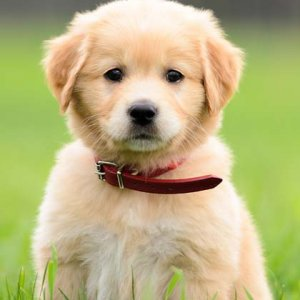
#> input picture HW2/dog.jpg, 300 x 300 px
$ jupyter execute --allow-errors ex234.ipynb   (older library calls are emulated)
#> lines starting #> are read from the running program, lines starting #| are printed output that depends on the picture; after the words box and inside, x2 and y2 are one past the last pixel; in counts of white or black regions, pixels touching at a corner belong together
[cell 1]
import io
import ipywidgets as widgets
import matplotlib.pyplot as plt
import PIL.Image
import numpy as np
import urllib
from skimage.transform import resize
from matplotlib.image import imread
import os
from IPython.display import display
from skimage import io as io_url
import cv2
import numpy as np
from PIL import Image
from scipy.fft import fft2, ifft2, fftshift, ifftshift

[cell 2]
# Create image widgets
image3_spatial = widgets.Image(format='png', width=500, height=500, description='Spatial')
image3_freq    = widgets.Image(format='png', width=500, height=500, description='Frequency')
sidebyside     = widgets.HBox([image3_spatial, image3_freq])

# Create slider/select widgets
slider_inner   = widgets.FloatSlider(value=0,      min=0, max=1,      step=0.01, description='Inner radius')
slider_outer   = widgets.FloatSlider(value=1.44/2, min=0, max=1.44/2, step=0.01, description='Outer radius')

buf            = io.BytesIO()

orig_img = io_url.imread('dog.jpg')
#> orig_img is the input picture: shape (300, 300, 3); mean R, G, B 185.9, 180, 128.2
orig_img = np.mean(orig_img, -1)
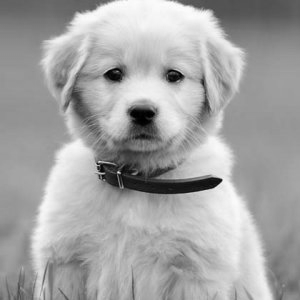
#> orig_img: shape (300, 300) float64; min 0, max 253.3, mean 164.7

x = np.fft.fftfreq(orig_img.shape[0]);
y = np.fft.fftfreq(orig_img.shape[1]);

xv, yv = np.meshgrid(x, y)
xv = np.fft.fftshift(xv)
yv = np.fft.fftshift(yv)

def filter_frequency(orig_img, mask):
    """
    You need to remove frequency based on the given mask.
    Params:
      orig_img: numpy image
      mask: same shape with orig_img indicating which frequency hold or remove
    Output:
      f_img: frequency image after applying mask
      img: image after applying mask
    """
    # Transform using fft2
    f_img = fft2(orig_img)

    # Shift frequency coefficients to center using fftshift
    f_img_shifted = fftshift(f_img)

    # Filter in frequency domain using the given mask
    f_img_filtered = f_img_shifted * mask

    # Shift frequency coefficients back using ifftshift
    f_img_filtered_shifted = ifftshift(f_img_filtered)

    # Invert transform using ifft2
    img = ifft2(f_img_filtered_shifted).real

    return f_img_filtered, img


def on_value_change3(change):
    mask = (np.sqrt(xv**2 + yv**2) < slider_outer.value) & \
           (np.sqrt(xv**2 + yv**2) >= slider_inner.value)
    mask = np.float32(mask)

    fimg, img = filter_frequency(orig_img, mask)
    buf.seek(0)
    tmp = PIL.Image.fromarray(255*img/(img.max()+0.0001))
    tmp = tmp.convert('L')
#> tmp: PIL image 300x300 L
    tmp.save(buf, 'png')
    image3_spatial.value = buf.getvalue()

    buf.seek(0)
    tmp = PIL.Image.fromarray(255*np.log(0.0001*abs(fimg) + 1))
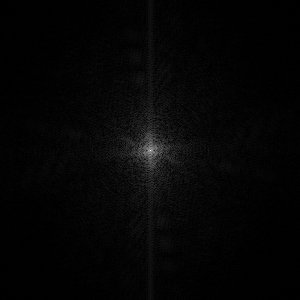
#> tmp: PIL image 300x300 F; min 0.0516, max 1862, mean 41.2; drawn with min black and max white
    tmp = tmp.convert('L')
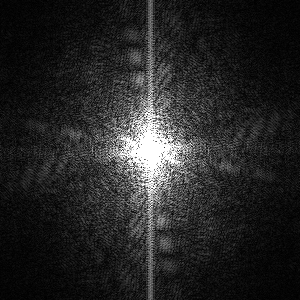
#> tmp: PIL image 300x300 L; min 0, max 255, mean 37.9
    tmp.save(buf, 'png')
    image3_freq.value = buf.getvalue()


slider_inner.observe(on_value_change3, names='value')
slider_outer.observe(on_value_change3, names='value')

on_value_change3(0)

display(sidebyside)
display(slider_inner)
display(slider_outer)

[cell 3]
def read_img(img_path, img_size=(512, 512)):
  """
    + Đọc ảnh
    + Chuyển thành grayscale
    + Thay đổi kích thước ảnh thành img_size
  """
#> called with img_path = 'man.jpg', img_size = (512, 512)
  img = cv2.imread(img_path, 0)
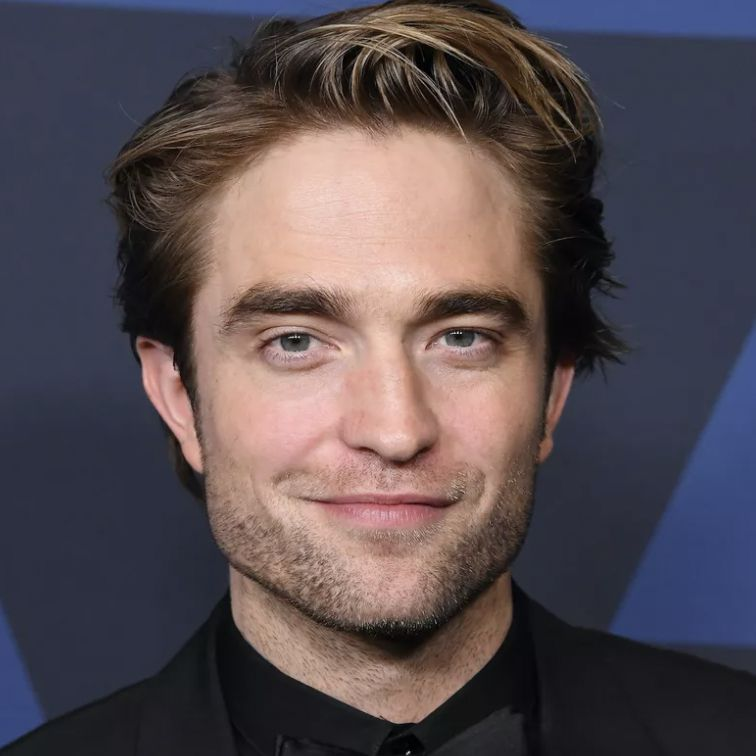
#> input picture HW2/man.jpg, 756 x 756 px
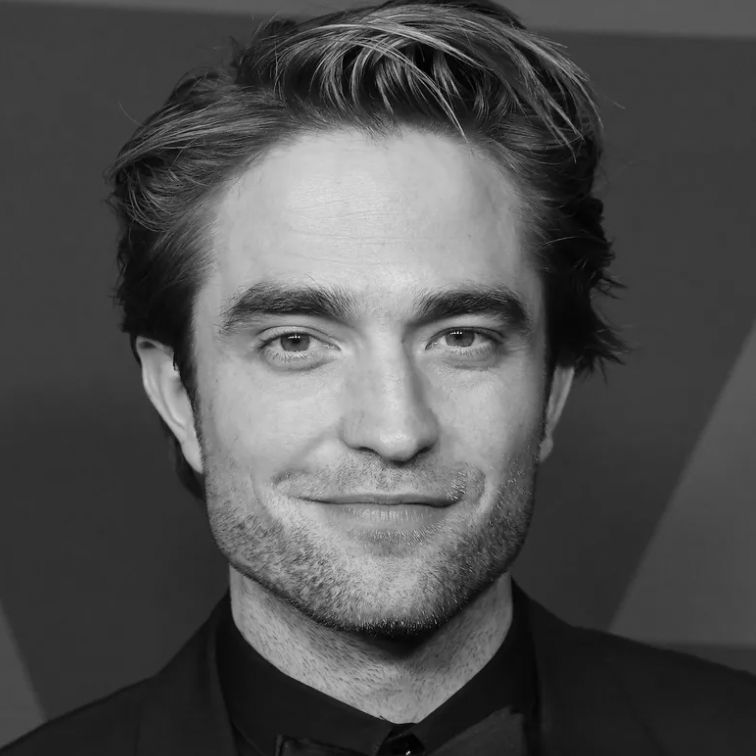
#> img: shape (756, 756); min 0, max 226, mean 80.3
  img = cv2.resize(img, img_size)
#> img: shape (512, 512)
#> call 2 of read_img, with img_path = 'dog.jpg', img_size = (512, 512)
#> in read_img (call 2), `img = cv2.imread(img_path, 0)`:
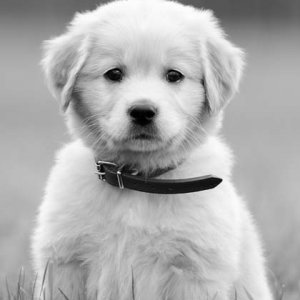
#> img: shape (300, 300); min 0, max 255, mean 175.9
  return img


def create_hybrid_img(img1, img2, r):

    # Perform Fourier Transform on both images
#> called with r = 14
    img1_fft = fft2(img1)
    img2_fft = fft2(img2)

    # Shift frequency coefficients to center
    img1_fft_shifted = fftshift(img1_fft)
    img2_fft_shifted = fftshift(img2_fft)

    # Create a mask based on the given radius (r)
    rows, cols = img1.shape
#> rows = 512; cols = 512
    center_row, center_col = rows // 2, cols // 2
#> center_row = 256; center_col = 256
    mask = np.zeros((rows, cols))
    for i in range(rows):
        for j in range(cols):
            distance = np.sqrt((i - center_row) ** 2 + (j - center_col) ** 2)
            if distance <= r:
                mask[i, j] = 1
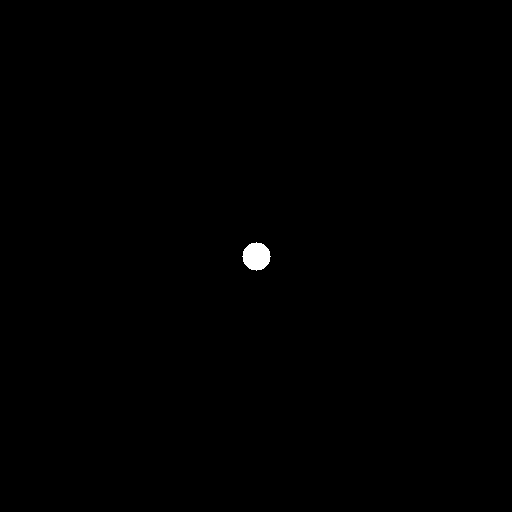
#> mask: shape (512, 512) float64; values 0 (black) and 1 (white), 0.23% white; 1 white region, box (x1, y1, x2, y2) and area: (242, 242, 271, 271) 613

    # Combine frequency of 2 images using the mask
    hybrid_img_fft = img1_fft_shifted * mask + img2_fft_shifted * (1 - mask)

    # Shift frequency coefficients back
    hybrid_img_fft_shifted = ifftshift(hybrid_img_fft)

    # Invert transform using inverse Fourier Transform
    hybrid_img = np.abs(ifft2(hybrid_img_fft_shifted))
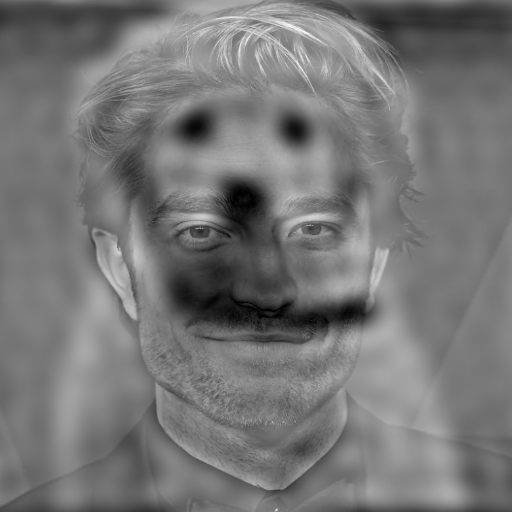
#> hybrid_img: shape (512, 512) float64; min 0.00696, max 377.7, mean 175.8; drawn with min black and max white

    # Normalize the resulting image
    hybrid_img = cv2.normalize(hybrid_img, None, alpha=0, beta=255, norm_type=cv2.NORM_MINMAX, dtype=cv2.CV_8U)

    return hybrid_img
